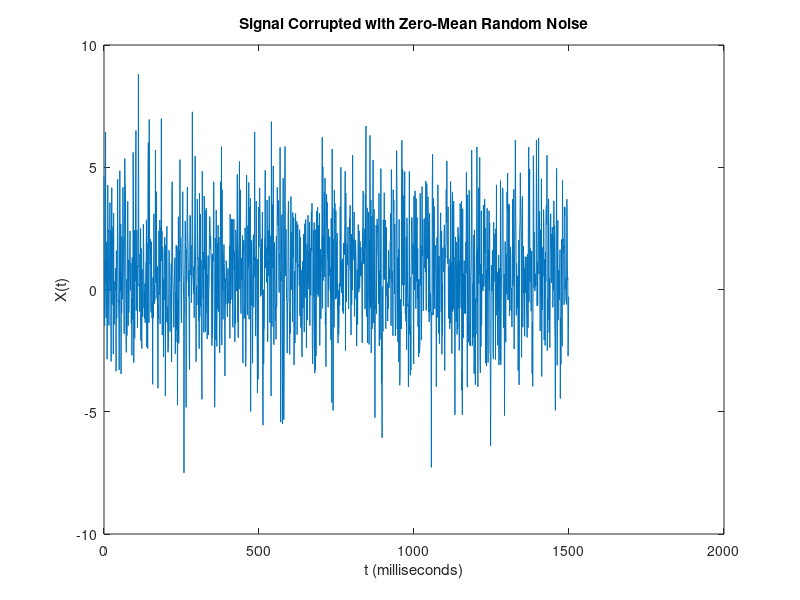

Recreate this plot in MATLAB.
Fs = 1000;            % Sampling frequency                    
T = 1/Fs;             % Sampling period       
L = 1500;             % Length of signal
t = (0:L-1)*T;        % Time vector
S = 0.8 + 0.7*sin(2*pi*50*t) + sin(2*pi*120*t);
X = S + 2*randn(size(t));
disp(T)
plot(1000*t,X)
title("Signal Corrupted with Zero-Mean Random Noise")
xlabel("t (milliseconds)")
ylabel("X(t)")